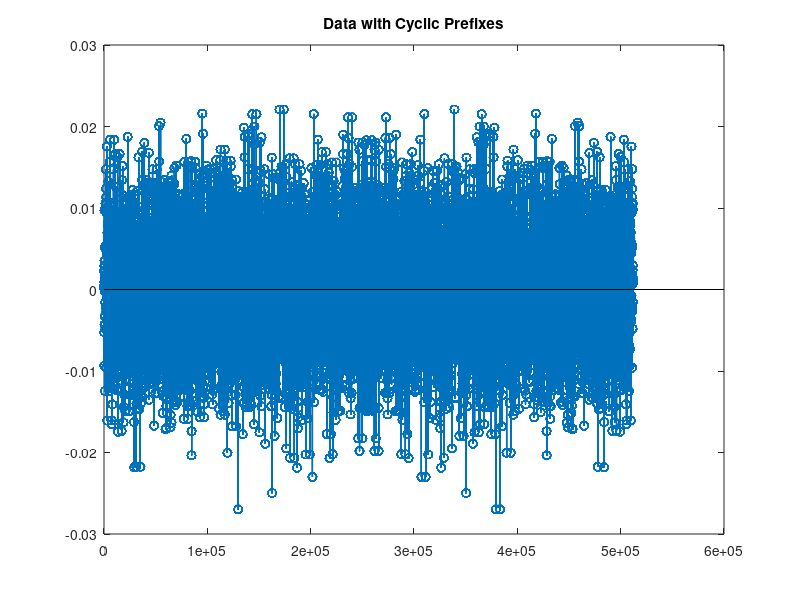

Here is the MATLAB script that generated this plot: (Note: this script raises an error after producing the figure.)
clc; clear all; close all;

% Creating X_k
size_X = 6400;
range = [-1 1];
X_k = randi(range,size_X,1);

% IDFT
x_m = ifft(X_k); %Turns data points into impulses 

% Extending the 64 points
L = 64; %Length of Pulse

pulse = ones(L, 1); %Creates pulse with L of 64 bits

% spread out the values in "bits" by Symbol_period
% first create a vector to store the values
x_0 = zeros(L*length(x_m),1);

% assign every Symbol_period-th sample to equal a value from bits
x_0(1:L:end) = x_m;

% now convolve the single generic pulse with the spread-out bits
x_m_pulse = conv(pulse, x_0);
x_m_pulse= x_m_pulse(1:409600);

figure;
stem(x_m_pulse)
ylabel('amplitude')

%% 

% Adding cyclic prefix
d = 64;
n_data = size_X / d;

Len_pulse_data = length(x_m_pulse) + length(x_m_pulse)/4;

%Index 1st cyclic prefix
A = x_m_pulse(3073: 4096);
x_m_load(1:1024) = A;
x_m_load(1025:5120) = x_m_pulse(1: 4096);

for R = 2:1:100
    cycPrefix = x_m_pulse(4096*(R-1)+ 64*48+1: 4096*(R));
    x_m_load(80*64*(R-1)+1 : 5120*(R-1) + 1024) = cycPrefix;
    Post_chunk =  x_m_pulse(4096*(R-1)+1: 4096*(R));
    x_m_load(5120*(R-1) + 1024+1 : 5120*(R-1) + 1024 +4096) = Post_chunk;

end

stem(x_m_load)
hold on
title('Data with Cyclic Prefixes')
hold off
x_m_load = transpose(x_m_load);
% Transmit data through nonflat channel
y_m = nonflat_channel(x_m_load);




% FFT - Fast FOurier Transform of Received Data
Y_k = fft(y_m, L); 
figure;
stem(Y_k);
hold on
title('Received Data')
hold off
%%
stem(x_m)
hold on
stem(Y_k)
hold off